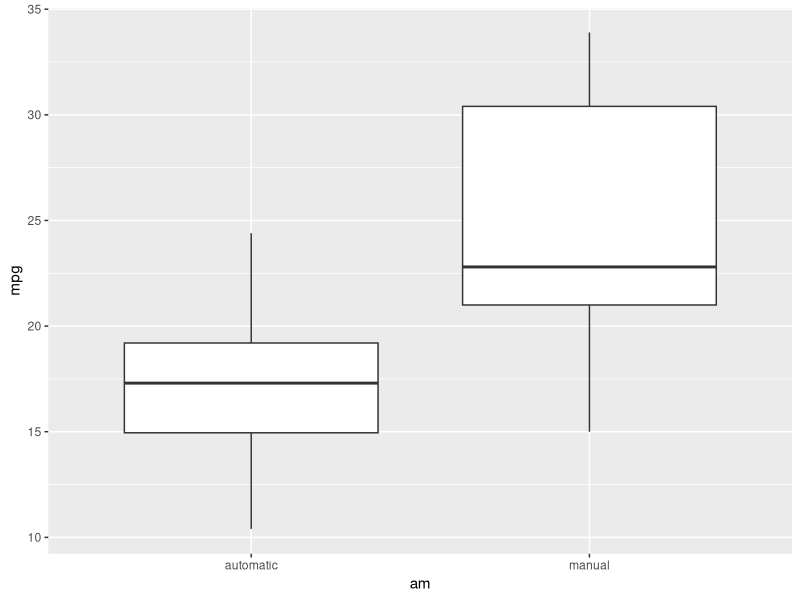
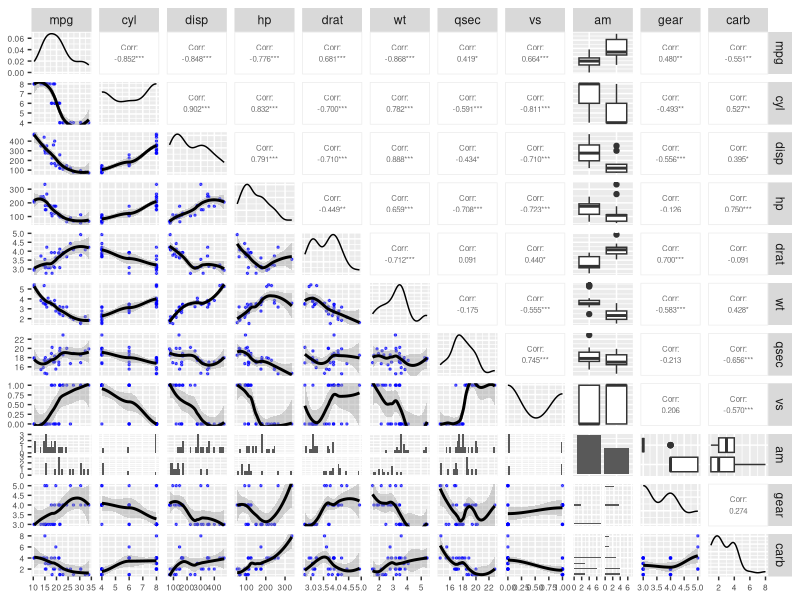
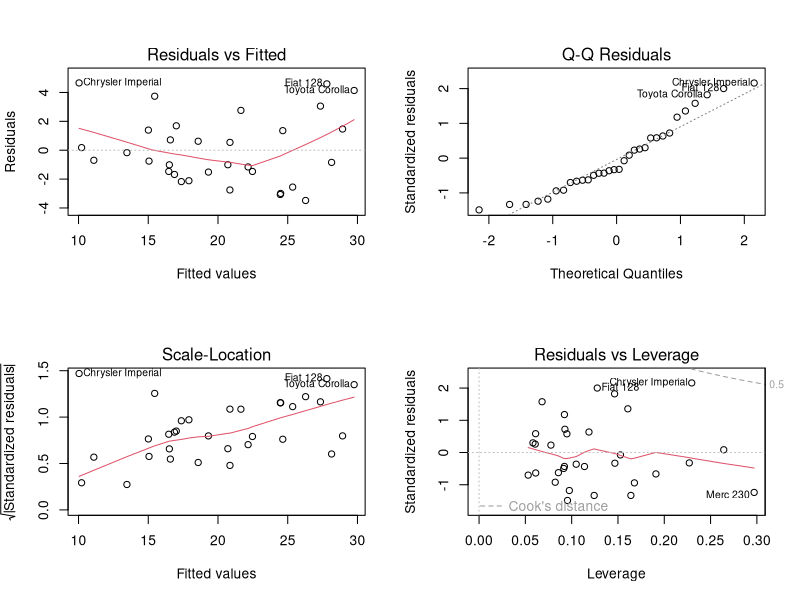

Generate these figures, in order, with R:
## ---- chunk 1
knitr::opts_chunk$set(echo = TRUE)
## ---- chunk 2
library(dplyr)
library(ggplot2)
library(GGally)
library(MASS)

## ---- chunk 3
data(mtcars)
head(mtcars)
dim(mtcars)
## ---- chunk 4
mtcars$am <- factor(mtcars$am, labels = c("automatic", "manual"))
ggplot(mtcars, aes(x=am, y=mpg))+
  geom_boxplot()
## ---- chunk 5
mtcars %>% group_by(am) %>% summarize(mean=mean(mpg))
## ---- chunk 6
fit <- lm(mpg ~ am, data = mtcars)
summary(fit)
## ---- chunk 7
ggpairs(mtcars, 
        lower = list(continuous = wrap("smooth", size = 0.5, method = "loess", alpha = 0.6, color = "blue")), 
        upper = list(continuous = wrap("cor", size = 2))) +
  theme(
  axis.text = element_text(size = 6),
  axis.title = element_text(size = 6)) 

## ---- chunk 8
final.lm <- lm(mpg ~., data = mtcars)
step <- stepAIC(final.lm, direction = "both", trace = FALSE)
step
## ---- chunk 9
summary(step)
## ---- chunk 10
anova(fit, step)
## ---- chunk 11
par(mfrow = c(2,2))
plot(step)
